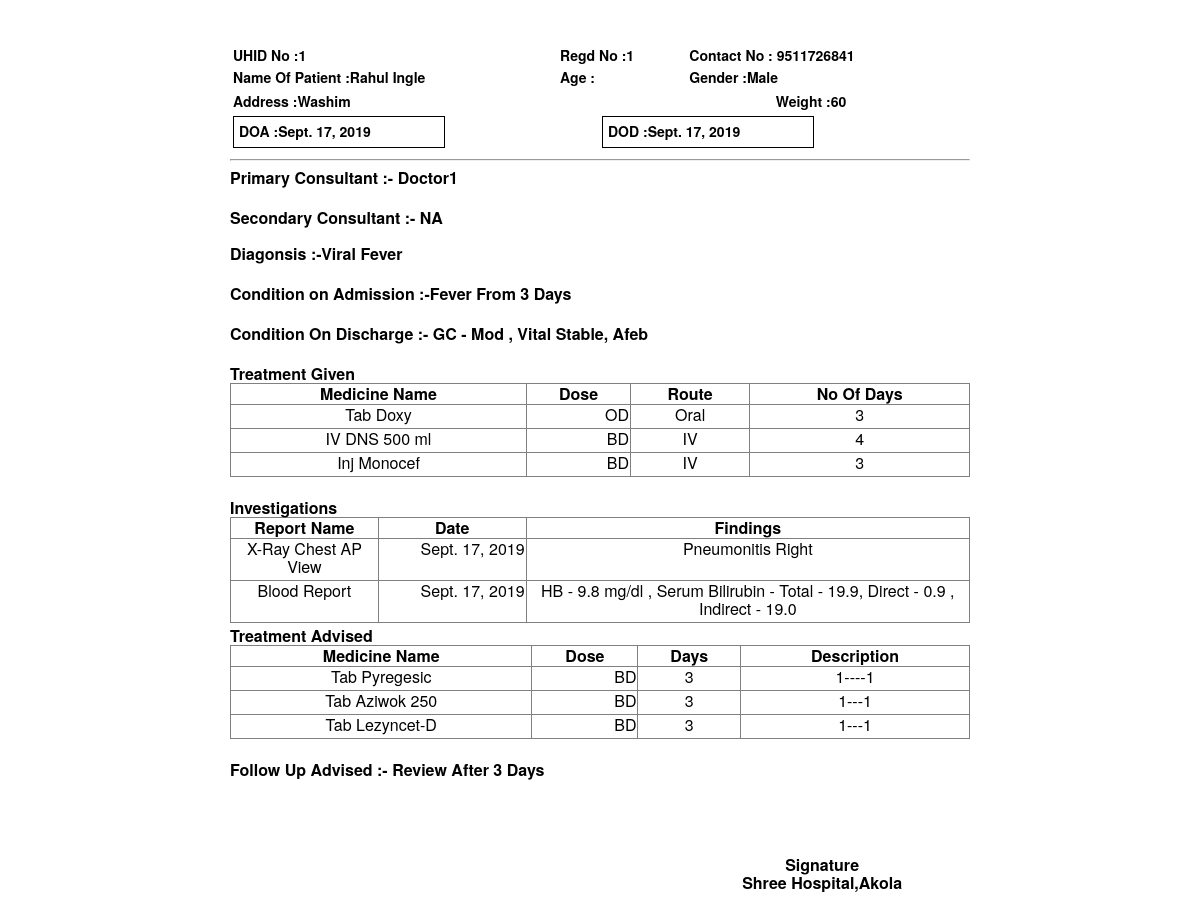
Screenshot of /1/dischargeprint/ (signed in) with the database file from the repository.
### hospi/models.py (models this page shows, shortened)
class Ipd(models.Model):
    patient = models.ForeignKey(Patient, on_delete=models.CASCADE, blank=True)
    reason_admission = models.CharField(max_length=200, blank=True)
    provisional_diagnosis = models.CharField(max_length=200, )
    ipd_id = models.AutoField(primary_key=True)
    weight = models.CharField(max_length=10, blank=True)
    bill_responsible = models.CharField(max_length=100, blank=True)
    bill_relation = models.CharField(max_length=100, blank=True)
    rooms = models.ForeignKey(Rooms, on_delete=models.CASCADE, blank=True)
    date_of_admission = models.DateField(default=datetime.date.today)
    time_of_admission = models.TimeField(blank=True, default=now)
    condition_admission = models.CharField(max_length=20, choices=Admission_condition)
    consultant = models.CharField(max_length=20, choices=Consultant)
    secondary_consultant = models.CharField(max_length=200)

class Patient(models.Model):
    firstname = models.CharField(max_length=200)
    lastname = models.CharField(max_length=200)
    phone = models.CharField(max_length=20)
    alternate_phone = models.CharField(max_length=20)
    address = models.TextField()
    patient_id = models.AutoField(primary_key=True)
    gender = models.CharField(max_length=6, choices=Gender)

class Discharge(models.Model):
    id =  models.AutoField(primary_key=True)
    ipd = models.ForeignKey(Ipd, on_delete=models.CASCADE, default=None)
    final_diagnosis = models.CharField(max_length=100, blank=True)
    discharge_condition = models.CharField(max_length=100)
    follow_up_advice = models.CharField(max_length=100)
    type_discharge = models.CharField(max_length=30, choices=Discharge_type)
    date_of_discharge = models.DateField(default=datetime.date.today)
    time_of_discharge = models.TimeField(blank=True, default=now)

class TreatmentGiven(models.Model):
    id = models.AutoField(primary_key=True)
    ipd = models.ForeignKey(Ipd, on_delete=models.CASCADE, default=None)
    medicine_name = models.CharField(max_length=100, null=True)
    types_of_doses = models.CharField(max_length=100, choices=Doses_type, blank=True)
    route = models.CharField(max_length=100, choices=Route, blank=True)
    number_of_days = models.IntegerField(null=True)

class Investigation(models.Model):
    id = models.AutoField(primary_key=True)
    ipd = models.ForeignKey(Ipd, on_delete=models.CASCADE)
    name = models.CharField(max_length=60)
    report = models.TextField(max_length=500)
    date = models.DateField(("Date"), default=datetime.date.today)

class TreatmentAdviced(models.Model):
    id = models.AutoField(primary_key=True)
    ipd = models.ForeignKey(Ipd, on_delete=models.CASCADE)
    medicine = models.CharField(max_length=100, blank=True)
    types_ofdoses = models.CharField(max_length=100, blank=True)
    number_ofdays = models.IntegerField(blank=True)
    discription = models.CharField(max_length=100)

### hospi/views.py (the view)
# urls.py: re_path(r'^(?P<ipd_id>\d+)/dischargeprint/$', my_patient.print, name='discharge_print'),
@login_required
def print(request,ipd_id):
     object = get_object_or_404(Ipd, pk=ipd_id)
     treatmentgivenlist = object.treatmentgiven_set.all()
     treatmentadvicedlist = object.treatmentadviced_set.all()
     prolist = Procedure.objects.all().filter(ipd=ipd_id)
     discharge = Discharge.objects.get(pk=ipd_id)
     investigationlist = Investigation.objects.all().filter(ipd=ipd_id)
     return render (request,'dischargeprint.html',{'discharge':discharge,'object': object,'investilist': investigationlist,'prolist': prolist,'treatmentadvicedlist': treatmentadvicedlist,'treatmentgivenlist': treatmentgivenlist})

### hospi/templates/dischargeprint.html (shortened to what this page needs)
<div id="div1" ; class="invoice-boxs" ; >
        <div class="invoice-box">
                <table cellpadding="0" cellspacing="0" >
                    <tr>
                        <td colspan="2">
                            <table style=" font-size:16px;">
                             <tr>
                                <th></th>
                                <th colspan="2" ><h1 style="text-align:center;font-size:20px; padding-bottom: 10px; margin:0;">
                                </h1><h2 style="text-align:center;font-size:14px;padding:0; margin:0;"></h2></th>
                                <th></th>
                                </tr>
                           </table>
                            <table style=" font-size:14px;padding:0; margin:0;" >
                              <tr>
                                 <th class="patient-name">UHID No :{{object.patient.patient_id}}  </th>
                                 <th class="patient-name">Regd No :{{object.ipd_id}}   </th>
                                 <th class="patient-name">Contact No : {{object.patient.phone}} </th>
                              </tr>
                              <tr>
                                <th class="patient-name">Name Of Patient :{{object.patient.firstname}} {{object.patient.lastname}} </th>
                                 <th class="patient-name">Age :   </th>
                                <th class="patient-name">Gender :{{object.patient.gender}}  </th>
                              </tr>
                              </table>
                             <table style=" font-size:14px;padding:0; margin:0;">
                             <tr >
                                  <th  width='70%' class="patient-name">Address :{{object.patient.address}}  </th>
                                  <th   width='25%'class="patient-name">Weight :{{object.weight}}  </th>
                             </tr>
                            </table>
                         <table style=" font-size:14px;padding:0; margin:0;">
                             <tr >
                                  <th width='50%' class="patient-name"> <div class="box-date">DOA :{{object.date_of_admission}}  </div></th>
                                  <th width='50%' class="patient-name"> <div class="box-date">DOD :{{discharge.date_of_discharge}}  </div></th>
                             </tr>
                         </table>
                        </td>
                    </tr>
                    <tr>
                         <td colspan="2">
                            <hr>
                        </td>
                    </tr>
                     <tr class="information">
                        <th colspan="2">
                            Primary Consultant :- {{object.consultant}}
                        </th>
                    </tr>
                     <tr class="details">
                        <td>
                        </td>
                    </tr>
                    <br>
                </table>
                 <br>
                <table cellpadding="0" cellspacing="0" >
                    <tr class="information">
                        <th colspan="2">
                            Secondary Consultant :- {{object.secondary_consultant}}
                        </th>
                    </tr>
                </table>
                 <br>
                <table cellpadding="0" cellspacing="0" >
                    <tr >
                        <th >
                            Diagonsis :-{{discharge.final_diagnosis}}
                        </th>
                    </tr>
                    <tr class="details">
                       <td colspan="2">
                        </td>
                    </tr>
                </table>
                <br>
                <table cellpadding="0" cellspacing="0">
                    <tr >
                        <th>
                           Condition on Admission :-{{object.reason_admission}}
                        </th>
                    </tr>
                    <tr class="details">
                       <td colspan="2">
                        </td>
                    </tr>
                </table>
                <br>
                <table cellpadding="0" cellspacing="0">
                    <tr >
                        <th>
                          Condition On Discharge :- {{discharge.discharge_condition}}
                        </th>
                    </tr>
                    <tr class="details">
                       <td colspan="2">
                        </td>
                    </tr>
                </table>
                <br>
                <table cellpadding="0" cellspacing="0" >
                     <tr>
                        <th>
                           Treatment Given
                        </th>
                    </tr>
                    <tr class="details">
                       <td >
                         <table id="treatmentGivenTableId"  border="1" style="text-align:center" class="test-class">
                           <thead>
                              <tr>
                                 <th>Medicine Name</th>
                                 <th>Dose</th>
                                 <th>Route</th>
                                 <th>No Of Days</th>
                              </tr>
                          </thead>
                          <tbody>{% for ab in treatmentgivenlist %}
                                <tr class="gradeX">
                                    <td>{{ ab.medicine_name}}</td>
                                    <td align="center">{{ ab.types_of_doses }}</td>
                                    <td>{{ ab.route }}</td>
                                    <td>{{ ab.number_of_days}}</td>
                                </tr>{% endfor %}</tbody>
                      </table>
                        </td>
                    </tr>
                </table>
                <br>
                <table cellpadding="0" cellspacing="0">
                    <tr >
                        <th>
                           Investigations
                        </th>
                    </tr>
                    <tr class="details">
                       <td colspan="2">
                             <table id="investigationTableId"  border="1" style="text-align:center" class="test-class">
                           <thead>
                             <tr>
                                 <th width='20%'>Report Name</th>
                                 <th width='20%'>Date</th>
                                 <th width='60%'>Findings</th>
                              </tr>
                          </thead>
                          <tbody>{% for ab in investilist %}
                                <tr class="gradeX">
                                    <td>{{ab.name}}</td>
                                    <td>{{ ab.date}}</td>
                                    <td>{{ ab.report }}</td>
                                </tr>{% endfor %}</tbody>
                      </table>
                        </td>
                    </tr>
                </table>
                <table cellpadding="0" cellspacing="0" >
                    <tr >
                        <th>
                           Treatment Advised
                        </th>
                    </tr>
                    <tr class="details">
                       <td colspan="2">
                         <table id="treatmentAdviceTableId"  border="1" style="text-align:center" class="test-class">
                           <thead>
                              <tr>
                                 <th style="text-align:center">Medicine Name</th>
                                 <th>Dose</th>
                                 <th>Days</th>
                                 <th>Description</th>
                              </tr>
                          </thead>
                          <tbody>{% for ab in treatmentadvicedlist %}
                                <tr class="gradeX" >
                                    <td>{{ ab.medicine}}</td>
                                    <td >{{ ab.types_ofdoses }}</td>
                                    <td>{{ ab.number_ofdays }}</td>
                                    <td>{{ ab.discription}}</td>
                                </tr>{% endfor %}</tbody>
                      </table>
                        </td>
                    </tr>
                </table>
                <br>
                <table cellpadding="0" cellspacing="0">
                    <tr >
                        <th>
                          Follow Up Advised :- {{discharge.follow_up_advice}}
                        </th>
                    </tr>
                    <tr class="details">
                       <td colspan="2">
                        </td>
                    </tr>
                </table>
                <br>
                <br>
                <table style="text-align:center" >
                     <thead>
                            <tr >
                              <th>&nbsp;&nbsp;&nbsp;&nbsp;&nbsp;&nbsp;&nbsp;&nbsp;&nbsp;&nbsp;&nbsp;&nbsp;&nbsp;&nbsp;&nbsp;&nbsp;&nbsp;&nbsp;&nbsp;&nbsp;&nbsp;&nbsp;&nbsp;&nbsp;&nbsp;&nbsp;&nbsp;</th>
                              <th>&nbsp;&nbsp;&nbsp;&nbsp;&nbsp;&nbsp;&nbsp;&nbsp;&nbsp;&nbsp;&nbsp;&nbsp;&nbsp;&nbsp;&nbsp;&nbsp;&nbsp;&nbsp;&nbsp;&nbsp;&nbsp;&nbsp;&nbsp;&nbsp;&nbsp;&nbsp;&nbsp;</th>
                              <th ><p>&nbsp;&nbsp;&nbsp;&nbsp;&nbsp;&nbsp;&nbsp;&nbsp;&nbsp;</p>Signature<br>Shree Hospital,Akola</th>
                            </tr>
                    </thead>
                </table>
            </div>
          </div>

### hospi/templates/dischargeprint.html (style rules this page uses)
.invoice-box { max-width: 800px; margin: auto; padding-top: 5px; padding-right: 30px; padding-bottom: 30px; padding-left: 30px; font-size: 16px; line-height: 18px; font-family: 'Helvetica Neue', 'Helvetica', Helvetica, Arial, sans-serif; color: #555; }
.box-date { width: 200px; border: 1px solid black; padding-top: 5px; padding-right: 5px; padding-bottom: 5px; padding-left: 5px; height: 20px; }
.invoice-boxs { max-width: 800px; margin: auto; padding: 0px; font-size: 16px; line-height: 0px; font-family: 'Helvetica Neue', 'Helvetica', Helvetica, Arial, sans-serif; color: #555; }
.invoice-box table { width: 100%; line-height: inherit; text-align: left; }
.invoice-boxs table { width: 100%; line-height: inherit; text-align: left; }
.invoice-box table td { vertical-align: top; }
.invoice-box table tr td:nth-child(2) { text-align: right; }
.invoice-box table tr.details td { padding-bottom: 4px; }
.test-class { border-collapse: collapse; }
table { width: 100%; padding: 0; margin: 0; }
#div1 { width:100%;height:100px;white-space:nowrap; padding:4px; }

### rows the page displays
Ipd: patient.patient_id "1", ipd_id "1", patient.phone "9511726841", patient.firstname "Rahul", patient.lastname "Ingle", patient.gender "Male", patient.address "Washim", weight "60", date_of_admission "Sept. 17, 2019", consultant "Doctor1", secondary_consultant "NA", reason_admission "Fever From 3 Days"
Discharge: date_of_discharge "Sept. 17, 2019", final_diagnosis "Viral Fever", discharge_condition "GC - Mod , Vital Stable, Afeb", follow_up_advice "Review After 3 Days"
TreatmentGiven: medicine_name "Tab Doxy", types_of_doses "OD", route "Oral", number_of_days "3"
TreatmentGiven: medicine_name "IV DNS 500 ml", types_of_doses "BD", route "IV", number_of_days "4"
TreatmentGiven: medicine_name "Inj Monocef", types_of_doses "BD", route "IV", number_of_days "3"
Investigation: name "X-Ray Chest AP View", date "Sept. 17, 2019", report "Pneumonitis Right"
Investigation: name "Blood Report", date "Sept. 17, 2019", report "HB - 9.8 mg/dl , Serum Bilirubin - Total - 19.9, Direct - 0.9 , Indirect - 19.0"
TreatmentAdviced: medicine "Tab Pyregesic", types_ofdoses "BD", number_ofdays "3", discription "1----1"
TreatmentAdviced: medicine "Tab Aziwok 250", types_ofdoses "BD", number_ofdays "3", discription "1---1"
TreatmentAdviced: medicine "Tab Lezyncet-D", types_ofdoses "BD", number_ofdays "3", discription "1---1"
